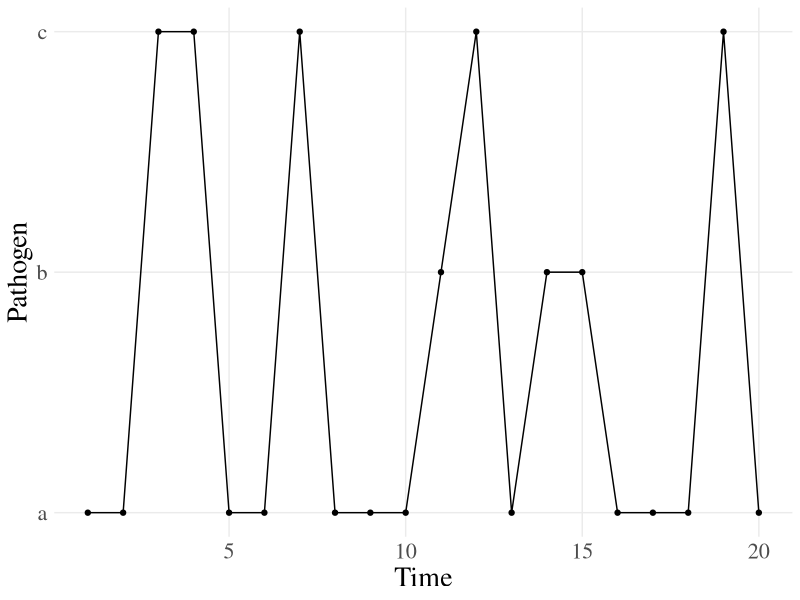
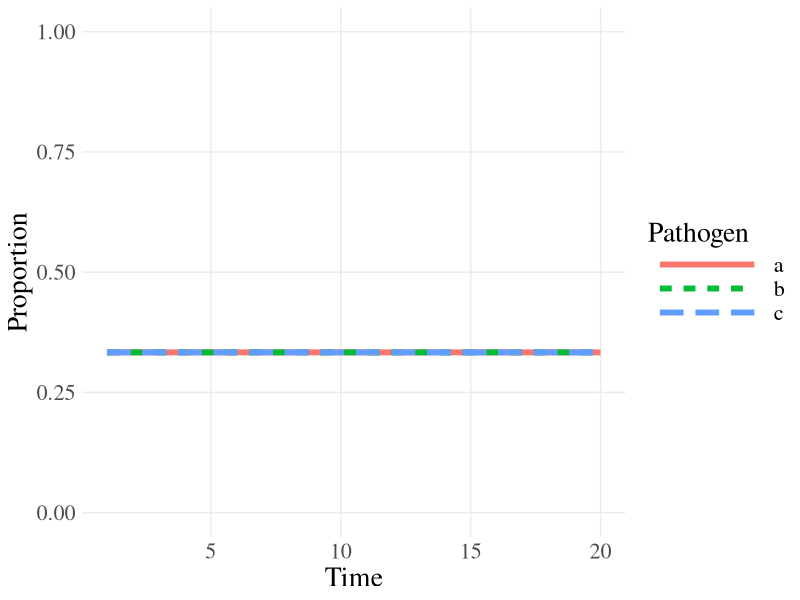
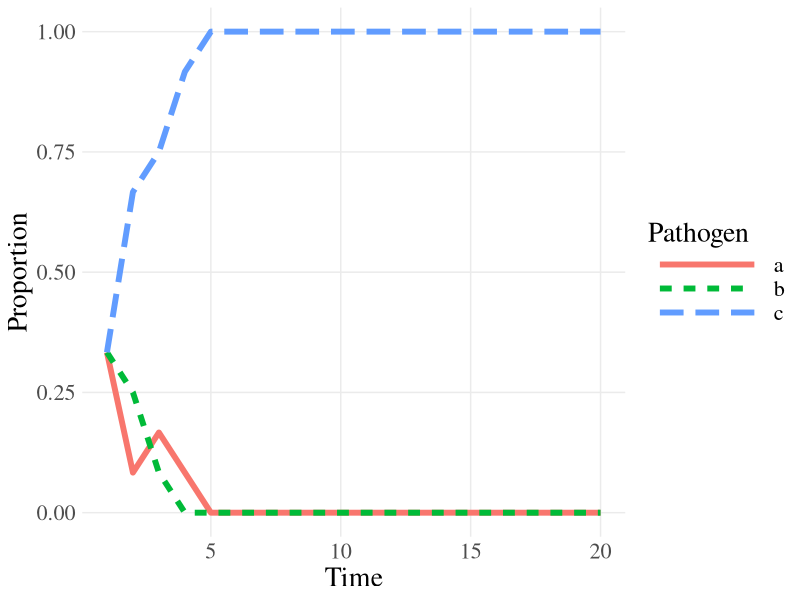

Generate these figures, in order, with R: (Note: this script raises an error after producing the figures.)
## ---- chunk 1
rm(list = ls())
library(knitr)
library(ggplot2)
library(tidyr)
library(testthat)
knitr::opts_chunk$set(cache = FALSE, fig.width = 7, fig.height = 4, 
                      out.extra = '', out.width = "0.6\\textwidth",
                      fig.align='center', fig.pos = "h")
set.seed(01011885)

# You might need to install the package rticles for the formatting to work.
# To build run
# rmarkdown::render('unit_testing.Rmd')
## ---- chunk 2
N <- 12 # infected individuals
n_steps <- 20 # study length
# create the matrix to store the simulation data
I <- matrix(data = NA, nrow = n_steps, ncol = N)

# Initialise the population at t=1 with repeating configuration
I[1, ] <- rep(x = c("a", "b", "c"), length.out = N)

# At each time step, everyone is re-infected 
# by someone from the previous time step.
for(t in seq(2, n_steps)){
  I[t, ] <- sample(x = I[t-1, ], size = N)
}
## ---- chunk 3
library(ggplot2)
d1 <- data.frame(time = seq(n_steps), pathogen = (I[, 1]), stringsAsFactors = TRUE)
ggplot(d1, aes(time, as.numeric(pathogen))) +
  geom_path() +
  geom_point() +
  scale_y_continuous(breaks = seq(3), labels = c('a', 'b', 'c')) +
  labs(y = 'Pathogen', x = 'Time') +
  theme_minimal() +
    theme(panel.grid.minor = element_blank(),
          text = element_text(size = 20, family = "serif"))
## ---- chunk 4

(apply(I, 1, function(x) table(factor(x, levels = c("a", "b", "c")))) / N) %>% 
  t %>% 
  data.frame %>% 
  cbind(Time = seq_len(nrow(I))) %>% 
  pivot_longer(cols = -Time, names_to = 'Pathogen', values_to = 'Proportion') %>% 
  ggplot(aes(x = Time, y = Proportion, colour = Pathogen, linetype = Pathogen)) +
    ylim(0, 1) +
    geom_line(size = 2) +
    theme_minimal() +
    theme(panel.grid.minor = element_blank(),
          legend.key.width = unit(3,"cm"),
          text = element_text(size = 20, family = "serif"))

## ---- chunk 5
N <- 12
n_steps <- 20

I <- matrix(data = NA, nrow = n_steps, ncol = N)

I[1, ] <- rep(x = c("a", "b", "c"), length.out = N)

for(t in seq(2, n_steps)){
  I[t, ] <- sample(x = I[t-1, ], size = N, replace = TRUE)
}
## ---- chunk 6

(apply(I, 1, function(x) table(factor(x, levels = c("a", "b", "c")))) / N) %>% 
  t %>% 
  data.frame %>% 
  cbind(Time = seq_len(nrow(I))) %>% 
  pivot_longer(cols = -Time, names_to = 'Pathogen', values_to = 'Proportion') %>% 
  ggplot(aes(x = Time, y = Proportion, colour = Pathogen, linetype = Pathogen)) +
    geom_line(size = 2) +
    theme_minimal() +
    theme(panel.grid.minor = element_blank(),
          legend.key.width = unit(3,"cm"),
          text = element_text(size = 20, family = "serif"))

## ---- chunk 7
initialisePop <- function(n_steps, N, pathogens){
  I <- matrix(data = NA, nrow = n_steps, ncol = N)
  I[1, ] <- rep(x = letters[1:pathogens], length.out = N)
  return(I)
}

updatePop <- function(x, t, N){
  x[t, ] <- sample(x = x[t-1, ], size = N, replace = TRUE)
  return(x)
}
## ---- chunk 8
pop1 <- initialisePop(n_steps = 2, N = 3, pathogens = 3) 
expect_equal(pop1[1, ], c("a", "b", "c"))

pop2 <- initialisePop(n_steps = 2, N = 6, pathogens = 3) 
expect_equal(pop2[1, ], c("a", "b", "c", "a", "b", "c"))

pop3 <- initialisePop(n_steps = 2, N = 5, pathogens = 3) 
expect_equal(pop3[1, ], c("a", "b", "c", "a", "b"))

## ---- chunk 9

# A broken function that does not add the pathogens.
initialisePopBroken <- function(n_steps, N, pathogens){
  I <- matrix(data = NA, nrow = n_steps, ncol = N)
  return(I)
}

popBroken <- initialisePopBroken(n_steps = 2, N = 3, 
                                   pathogens = 3) 
expect_equal(popBroken[1, ], c("a", "b", "c"))
## ---- chunk 10
pop1 <- initialisePop(n_steps = 2, N = 3, pathogens = 3) 
expect_equal(dim(pop1), c(2, 3))

pop2 <- initialisePop(n_steps = 6, N = 3, pathogens = 3) 
expect_equal(dim(pop2), c(6, 3))

pop3 <- initialisePop(n_steps = 2, N = 20, pathogens = 3) 
expect_equal(dim(pop3), c(2, 20))

pop4 <- initialisePop(n_steps = 2, N = 10, pathogens = 5) 
expect_equal(length(unique(pop4[1, ])), 5)
## ---- chunk 11
pop1 <- initialisePop(n_steps = 20, N = 12, pathogens = 3) 

# expect all (except the first row) are NAs
expect_true(all(is.na(pop1[-1, ]))) 

# the unique values of pop1[1, ] should be a, b, c
#   and nothing else.
expect_true(setequal(c("a", "b", "c"), pop1[1, ])) 

pop2 <- updatePop(pop1, t = 2, N = 12)
# after update, expect 1st & 2nd row not to have NAs
expect_true(all(!is.na(pop2[1:2, ]))) 
# and also expect that rows other than 1st & 2nd are NAs.
expect_true(all(is.na(pop2[-c(1:2), ]))) 

## ---- chunk 12
fullSim <- function(n_steps, N, pathogens){
  pop <- initialisePop(n_steps, N, pathogens) 
  for(t in seq(2, n_steps)){
    pop <- updatePop(pop, t, N)
  }
  return(pop)
}

pop <- fullSim(n_steps = 12, N = 20, pathogens = 3)

# expect no NAs
expect_true(!any(is.na(pop))) 
# expect all elements to be one of a, b, or c
expect_true(all(pop %in% c("a", "b", "c"))) 
## ---- chunk 13
chooseInfector <- function(N){
  sample(x = N, size = N, replace = TRUE)
}

updateInfectionStatus <- function(x, t, infector_pathogen){
  x[t, ] <- x[t - 1, infector_pathogen]
  return(x)
}

updatePop <- function(x, t, N){
  infector_pathogen <- chooseInfector(N)
  x <- updateInfectionStatus(x, t, infector_pathogen)
  return(x)
}
## ---- chunk 14
pop <- initialisePop(n_steps = 2, N = 3, pathogens = 1) 
pop <- updatePop(pop, t = 2, N = 3)
expect_equal(pop[1, ], pop[2, ])
## ---- chunk 15
# Collapse each draw into a single string
#   to make comparisons easier.
manyPops <- 
  replicate(300, paste0(chooseInfector(N = 2), collapse = ""))

# Check that all outputs are one of the four possible values
expect_true(all(manyPops %in% c("11", "22", "12", "21")))
## ---- chunk 16
set.seed(10261985)
n <- 1e3
infector_pathogen <- chooseInfector(n)

# Test if an individual infects more than one individual, 
expect_true(any(duplicated(infector_pathogen)))
## ---- chunk 17
set.seed(11121955)
manySims <- replicate(500, 
                      fullSim(n_steps = 20, N = 40, 
                              pathogens = 3), 
                      simplify = FALSE)

# Define a function that returns TRUE if the
#   pathogen proportions are the same at the 
#   first and last time point and FALSE otherwise.
diffProportions <- function(x){
  !identical(table(x[1, ]), table(x[20, ]))
}

# Check that at least one simulation had non-identical
#   proportions. sapply runs the function diffProportions 
#   on each list element of manySims i.e. each simulation.
expect_true(any(vapply(manySims, diffProportions, TRUE)))
## ---- chunk 18
expect_error(
  initialisePop(n_steps = 10, N = 4, pathogens = "three"))
## ---- chunk 19
initialisePop <- function(n_steps, N, pathogens){
  
  # Add a defensive argument check
  if(length(pathogens) > 1) stop("pathogens must have length 1")
  
  I <- matrix(data = NA, nrow = n_steps, ncol = N)
  I[1, ] <- rep(x = letters[1:pathogens], length.out = N)
  return(I)
}

expect_error(initialisePop(n_steps = 5, N = 4, pathogens = 1:3))
## ---- chunk 20
initialisePop <- function(n_steps, N, pathogens){
  
  # Argument checks
  if(length(pathogens) > 1) stop("pathogens must have length 1")
  if(length(n_steps) > 1) stop("n_steps must have length 1")

  I <- matrix(data = NA, nrow = n_steps, ncol = N)
  I[1, ] <- rep(x = letters[1:pathogens], length.out = N)
  return(I)
}

expect_error(fullSim(n_steps = 1:100, N = 4, pathogens = 3), 
             regexp = "n_steps must have")

## ---- chunk 21
fullSim <- function(n_steps, N, pathogens){
  pop <- initialisePop(n_steps, N, pathogens) 
  if(n_steps >= 2){
    for(t in seq(2, n_steps)){
      pop <- updatePop(pop, t, N)
    }
  }
  return(pop)
}

popt2 <- fullSim(n_steps = 1, N = 5, pathogens = 3)
expect_equal(dim(popt2), c(1, 5))
